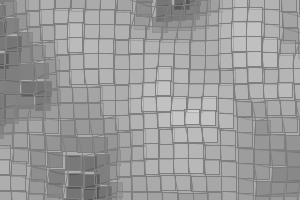
Frame 1 (no input)
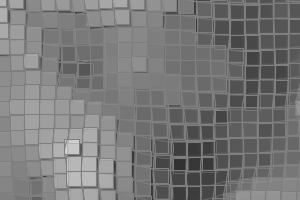
Frame 60 (the mouse pressed at the canvas centre just before this capture)
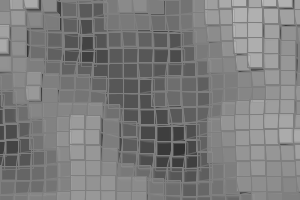
Frame 120 (the mouse held since frame 60 and released just before this capture)

The Processing sketch that drew these frames (run headless with seeded random() and noise(); from frame 60 on, the mouse is pressed at the canvas centre):

// Processing sketch: processing_134384
// ── processing_134384.pde

void setup() {
  size(300, 200);//in processing this works fine for me at 800x600
  colorMode(RGB, 100);
}
float f = 0;
float z = 0;
void draw() {
  fill(20, 20);
  noStroke();
  rect(0, 0, width, height);
  stroke(50);
  noFill();
  int rows = int(height/15)+ 4;
  int cols = int(width/15) + 4;
  float d = 16;
  for (int j = 0; j < rows; j++) {
    beginShape();
    for (int i = 0; i < cols; i++) {
      float n = map(noise(i/6.0, j/6.0 + f, z), 0, 1, -d, d);
      curveVertex(-15 + i*15, -15 + j*15 + n);
    }
    endShape();
  }
  for (int i = 0; i < cols; i++) {
    beginShape();
    for (int j = 0; j < rows; j++) {
      float n = map(noise(i/6.0, j/6.0 + f, z), 0, 1, -d, d);
      curveVertex(-15 + i*15 + n, -15 + j*15);
      float c = map(noise(i/6.0, j/6.0 + f, z), 0.1, 0.9, 100, 0);
      fill(c, 50);
      rect(-15 + i*15 + n, -15 + j*15 + n, 15, 15);
      noFill();
    }
    endShape();
  }
  f += 0.02;
  z += 0.03;
}
